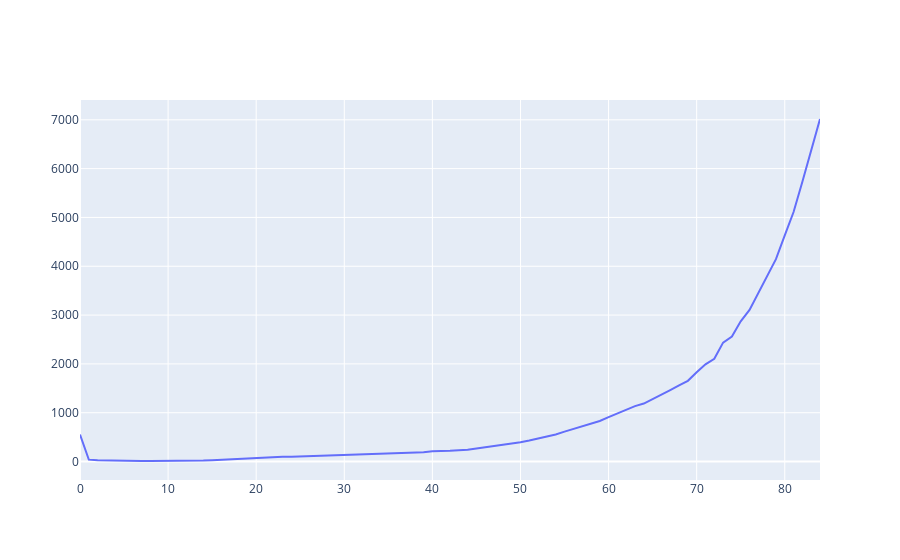

Here is the notebook cell this chart was saved with:
### Code cell
fig = go.Figure()
fig.add_trace(go.Scatter(x=usa_total["age"], y=usa_total["Rate"], mode="lines"))
